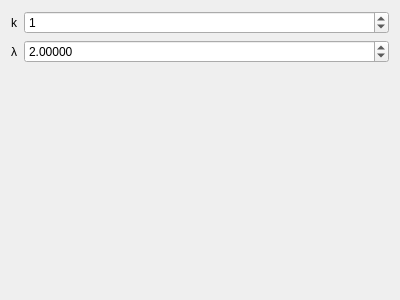
<?xml version="1.0" encoding="UTF-8"?>
<ui version="4.0">
 <class>GammaControls</class>
 <widget class="QWidget" name="GammaControls">
  <property name="geometry">
   <rect>
    <x>0</x>
    <y>0</y>
    <width>400</width>
    <height>300</height>
   </rect>
  </property>
  <property name="windowTitle">
   <string>Form</string>
  </property>
  <layout class="QFormLayout" name="formLayout">
   <item row="0" column="0">
    <widget class="QLabel" name="label">
     <property name="text">
      <string>k</string>
     </property>
    </widget>
   </item>
   <item row="1" column="0">
    <widget class="QLabel" name="label_2">
     <property name="text">
      <string>λ</string>
     </property>
    </widget>
   </item>
   <item row="1" column="1">
    <widget class="QDoubleSpinBox" name="doubleSpinBox_2">
     <property name="decimals">
      <number>5</number>
     </property>
     <property name="minimum">
      <double>-1000000.000000000000000</double>
     </property>
     <property name="maximum">
      <double>100000000.000000000000000</double>
     </property>
     <property name="value">
      <double>2.000000000000000</double>
     </property>
    </widget>
   </item>
   <item row="0" column="1">
    <widget class="QSpinBox" name="spinBox">
     <property name="minimum">
      <number>-10000000</number>
     </property>
     <property name="maximum">
      <number>10000000</number>
     </property>
     <property name="value">
      <number>1</number>
     </property>
    </widget>
   </item>
  </layout>
 </widget>
 <resources/>
 <connections/>
</ui>
